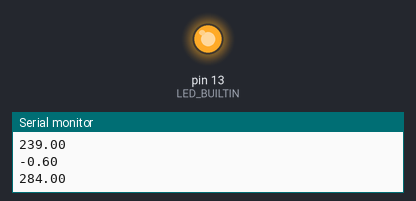
Simulated run of this sketch. Board: Arduino Uno, built with avr-gcc and run on an emulated ATmega328P. On the bench: output pins drawn as LEDs (lit = HIGH), the last lines printed to the serial monitor.

Above: at 2.09 s.
At 56.3 s:
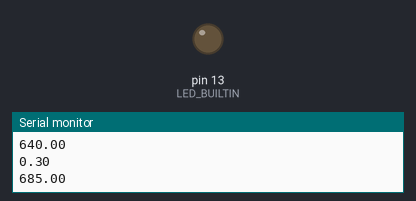
Timing chart, 0 to 57.4 s (numbered marks = the images above):
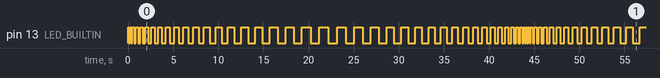

Measured:
- by itself, pin 13 (LED_BUILTIN): moves between LOW and HIGH, repeating every 44.1 s
- by itself, everything shown: repeats every 44.1 s, in 80 steps

The sketch:

ledBlink.ino
```cpp
float max = 1;
float min = -1;

float value = min;
float valueChange = 0.1;

void setup() {
  Serial.begin(9600);
  pinMode(LED_BUILTIN, OUTPUT);
}

void loop() {
  //float valueSin = sin(value);

  led(value);

  value += valueChange;

  if(value <= min || value >= max){
    valueChange = -valueChange;
  }
}

void led(float valueSin){

  float valueSinMap = map(valueSin * 100, -100, 100, 100, 1000);

  digitalWrite(LED_BUILTIN, HIGH);   // turn the LED on (HIGH is the voltage level)
  delay(valueSinMap);                       // wait for a second
  digitalWrite(LED_BUILTIN, LOW);    // turn the LED off by making the voltage LOW
  delay(valueSinMap);

  Serial.println(valueSin);
  Serial.println(valueSinMap);
}
```
